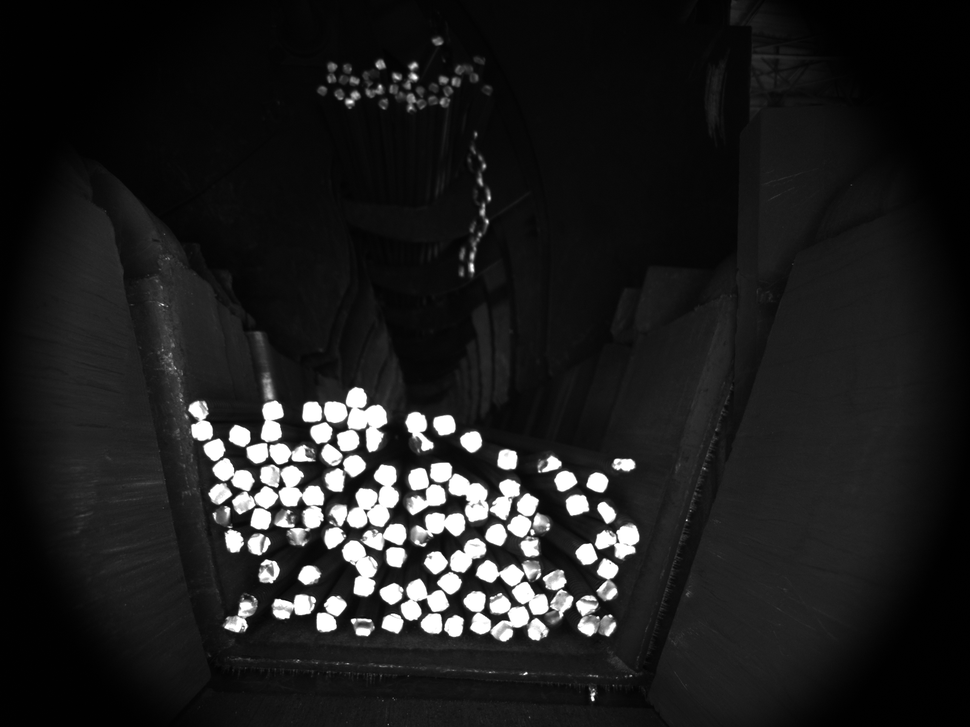
#> input picture images/1.bmp, 970 x 727 px, shrunk from 1600 x 1200 before the run; its folder holds only this picture in this run
$ python -i task.py   (imports and definitions only)
#> lines starting #> are read from the running program, lines starting #| are printed output that depends on the picture; after the words box and inside, x2 and y2 are one past the last pixel; in counts of white or black regions, pixels touching at a corner belong together
import os
import glob
import cv2
import numpy as np
import matplotlib.pyplot as plt
from collections import Counter
from scipy.spatial import distance


class SteelCounter:
    def __init__(self, image_path, threshold_low=80):
        # 初始化参数与图像读取
        self.image_path = image_path
        self.image_name = os.path.basename(image_path)
        self.threshold_low = threshold_low
        self.original_image = self._read_image()
        self.process_image = self.original_image.copy()
        self.stretched_image = self.stretch_bright_region(self.process_image)
        self.process_mask = self._create_initial_mask()
        self.most_common_scale = None
        self.target_sigma = None

        # 存储各次检测结果
        self.filtered_kps = []
        self.filtered_kps_third = []
        self.filtered_kps_fourth = []

    def _read_image(self):
        """读取灰度图像"""
        img = cv2.imread(self.image_path, cv2.IMREAD_GRAYSCALE)
#> img is the input picture: shape (727, 970); min 0, max 255, mean 30.1
        if img is None:
            raise ValueError("无法读取图像，请检查文件路径是否正确")
        return img

    def stretch_bright_region(self, image):
        """增强亮度区间细节"""
        stretched = image.copy().astype(np.float32)
        stretched[stretched < self.threshold_low] = 0
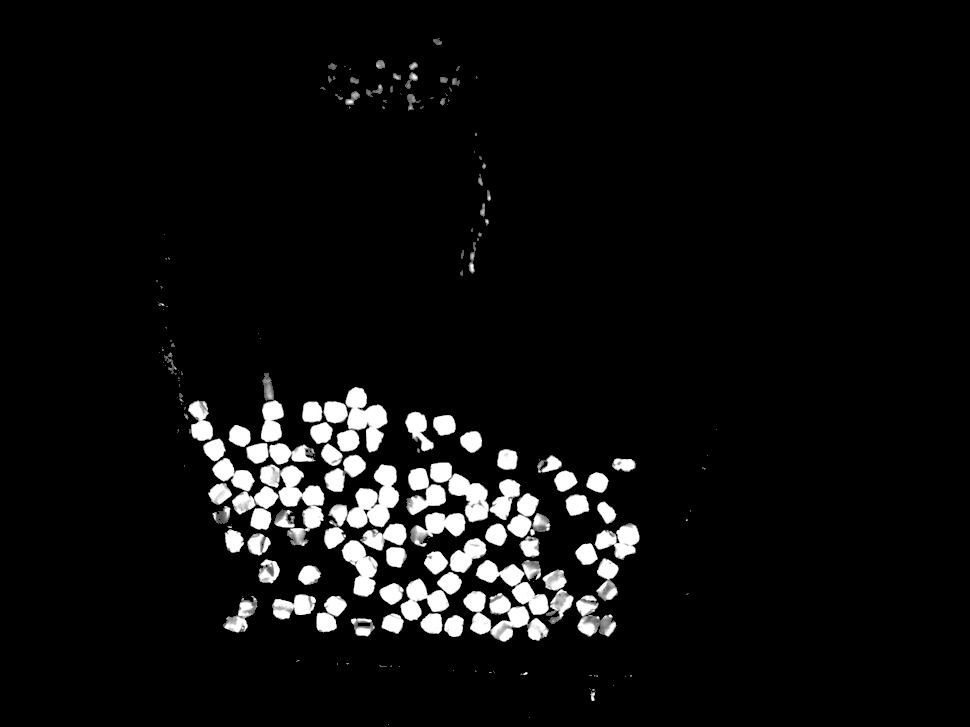
#> stretched: shape (727, 970) float32; min 0, max 255, mean 14.2
        bright_region = stretched[stretched >= self.threshold_low]
        if len(bright_region) > 0:
            stretched[stretched >= self.threshold_low] = (
                (bright_region - self.threshold_low) / (255 - self.threshold_low) * 255
            )
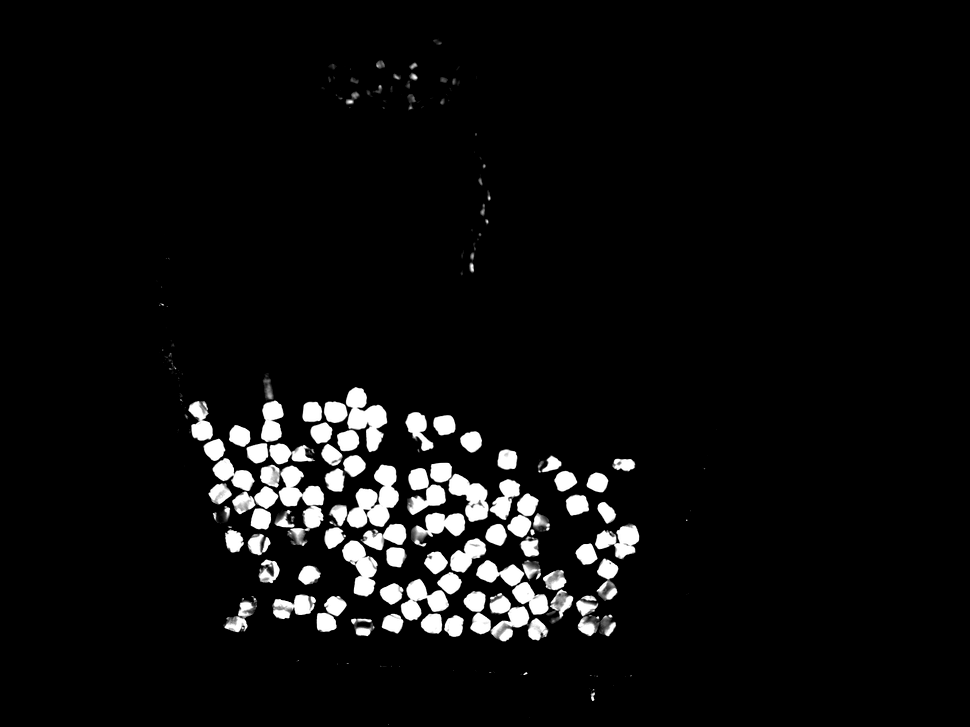
#> stretched: shape (727, 970) float32; 3.16% of pixels changed, all inside (x1, y1, x2, y2) = (156, 38, 717, 725)
        return stretched.astype(np.uint8)

    def _create_initial_mask(self):
        """创建初始高亮区域蒙版"""
        _, high_light_mask = cv2.threshold(self.stretched_image, 50, 255, cv2.THRESH_BINARY)
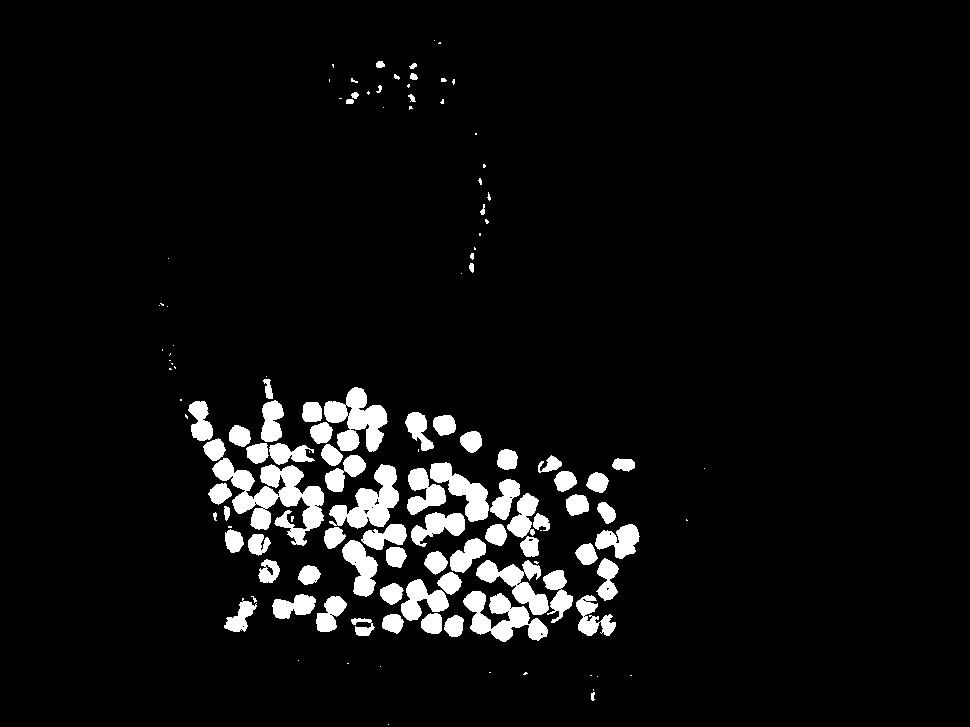
#> high_light_mask: shape (727, 970); 5.8% white; 128 white regions (53 under 20 px), largest, box (x1, y1, x2, y2) and area: (212, 458, 324, 546) 4061, (324, 387, 388, 452) 2286, (329, 464, 399, 529) 2135
        kernel = np.ones((3, 3), np.uint8)
        high_light_mask = cv2.morphologyEx(high_light_mask, cv2.MORPH_CLOSE, kernel)
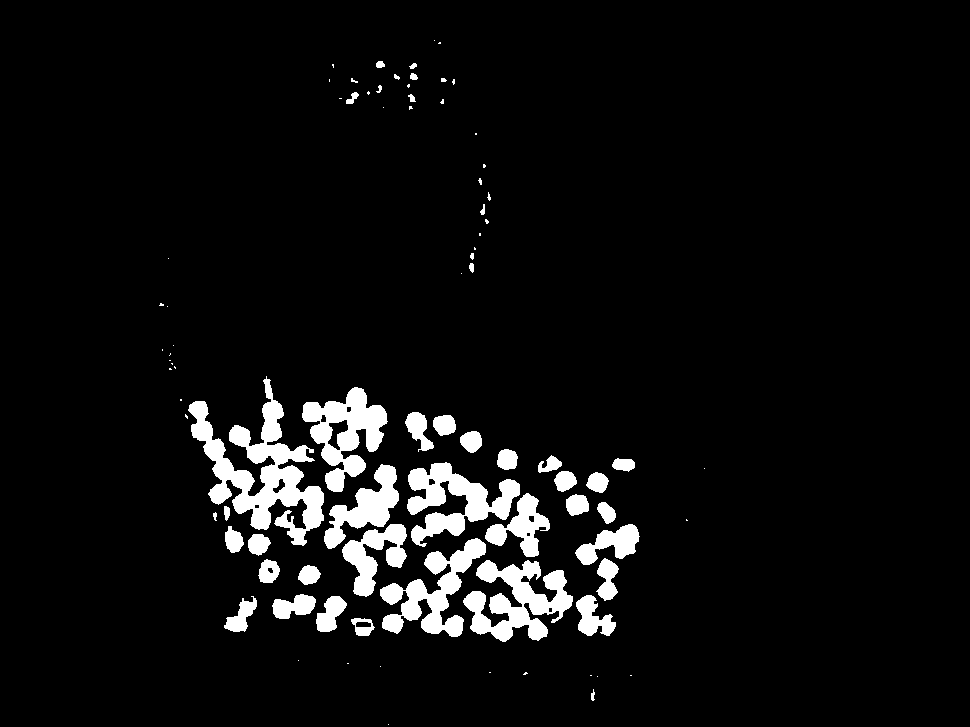
#> high_light_mask: shape (727, 970); 6% white; 86 white regions (43 under 20 px), largest, box (x1, y1, x2, y2) and area: (188, 376, 324, 546) 7859, (463, 560, 573, 642) 4621, (407, 462, 520, 547) 4261
        return cv2.morphologyEx(high_light_mask, cv2.MORPH_OPEN, kernel)
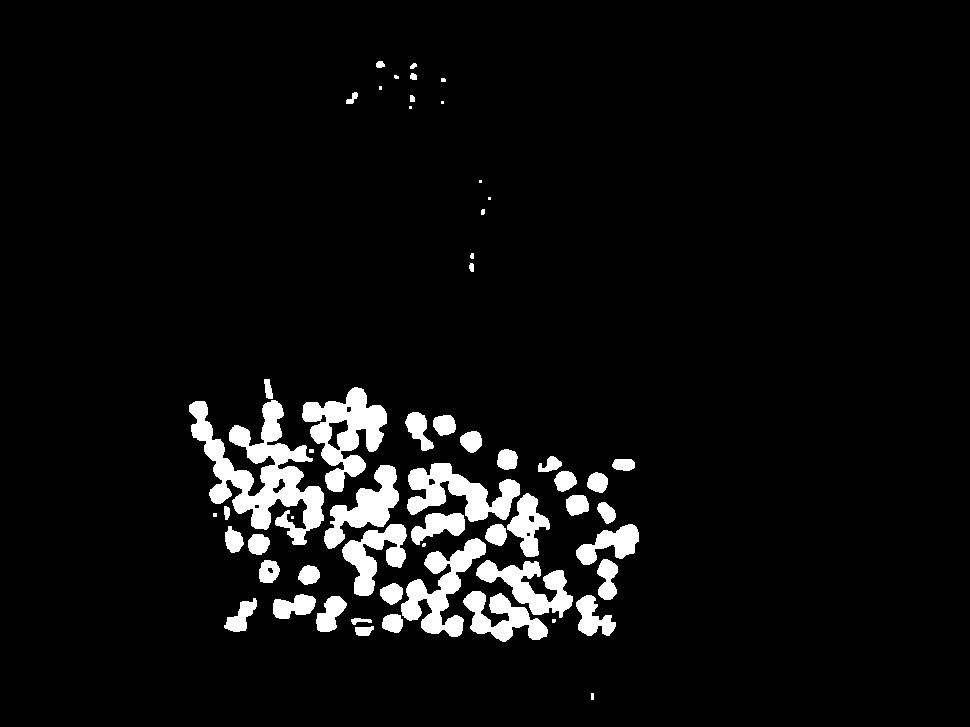
#> returned value: shape (727, 970); 5.9% white; 58 white regions (11 under 20 px), largest, box (x1, y1, x2, y2) and area: (189, 400, 324, 545) 7650, (302, 387, 387, 492) 4182, (401, 538, 486, 637) 3269

    # [147 lines left out: functions _filter_by_scale, _remove_close_points, _blackout_regions, first_detection, second_detection, third_detection and 3 more, not called in this run]
    def view(self):
        """可视化检测结果"""
        # 原始图像标记第二次检测结果
        vis_original = cv2.cvtColor(self.original_image, cv2.COLOR_GRAY2BGR)
        vis_original[self.process_mask == 255] = vis_original[self.process_mask == 255] * 0.5 + np.array([0, 0, 255]) * 0.5
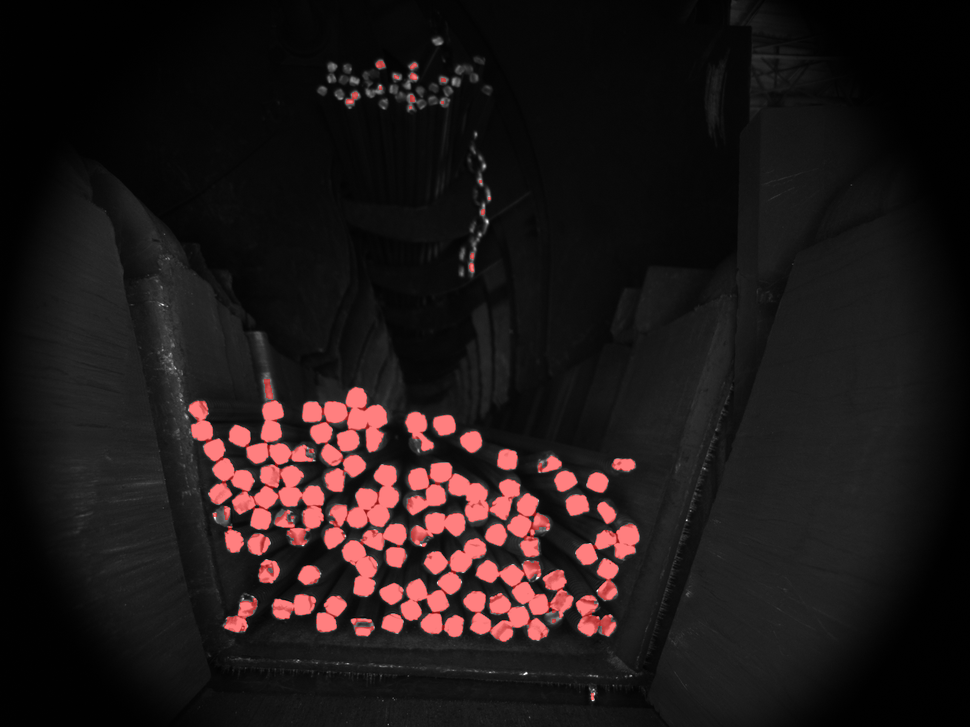
#> vis_original: shape (727, 970, 3); 5.89% of pixels changed, all inside (x1, y1, x2, y2) = (189, 61, 639, 700)
        for kp in self.filtered_kps:
            x, y = map(int, kp.pt)
            cv2.circle(vis_original, (x, y), 3, (0, 255, 0), -1)
            cv2.circle(vis_original, (x, y), int(kp.size), (255, 0, 0), 1)

        # 第二次检测后涂黑的图像
        vis_after_second = cv2.cvtColor(self.original_image.copy(), cv2.COLOR_GRAY2BGR)
        for kp in self.filtered_kps:
            x, y = map(int, kp.pt)
            radius = int(self.most_common_scale * 1.2)
            cv2.circle(vis_after_second, (x, y), radius, (0, 0, 0), -1)
            cv2.circle(vis_after_second, (x, y), 3, (0, 255, 0), -1)

        # 第三次检测后涂黑的图像
        vis_after_third = vis_after_second.copy()
        for kp in self.filtered_kps_third:
            x, y = map(int, kp.pt)
            radius = int(self.most_common_scale * 1.1)
            cv2.circle(vis_after_third, (x, y), radius, (0, 0, 0), -1)
            cv2.circle(vis_after_third, (x, y), 3, (0, 0, 255), -1)

        # 最终结果图
        vis_final = cv2.cvtColor(self.original_image, cv2.COLOR_GRAY2BGR)
        for kp in self.filtered_kps:
            x, y = map(int, kp.pt)
            cv2.circle(vis_final, (x, y), 6, (0, 0, 255), -1)
        for kp in self.filtered_kps_third:
            x, y = map(int, kp.pt)
            cv2.circle(vis_final, (x, y), 6, (0, 0, 255), -1)
        for kp in self.filtered_kps_fourth:
            x, y = map(int, kp.pt)
            cv2.circle(vis_final, (x, y), 6, (0, 0, 255), -1)


# 使用示例
# [13 lines not run here, left out]

>>> result = SteelCounter('images/1.bmp').view()
